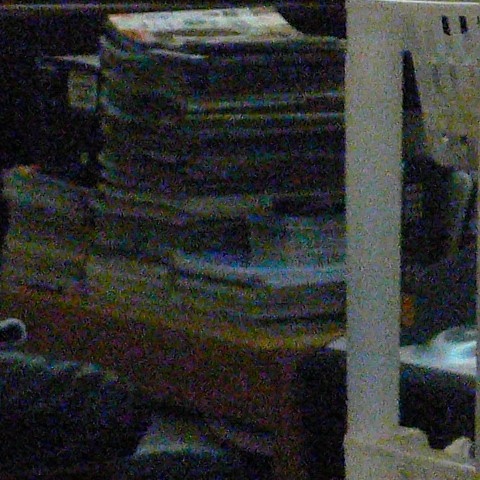
//> input picture 1512647_Lab03/Highimgnoise.jpg, 480 x 480 px
$ ./main --mean Highimgnoise.jpg 3   (built with g++ and OpenCV 4)
//> lines starting //> are read from the running program, lines starting //| are printed output that depends on the picture
### 1512647_Lab03/EdgeDetector.h
#pragma once
#include "Convolution.h"

class EdgeDetector
{
public:
	/*
	Hàm phát hiện biên cạnh của ảnh xám
	sourceImage: ảnh input
	destinationImage: ảnh output
	method: phương pháp detect
	kWidth, kHeight: kích thước kernel
	1: Sobel
	2: Prewitt
	3: Laplace
	Hàm trả về
	0: nếu detect thành công
	1: nếu detect thất bại (không đọc được ảnh input,...)
	*/
	int DetectEdge(const Mat& sourceImage, Mat& destinationImage, int kWidth, int kHeight, int method);
	EdgeDetector();
	~EdgeDetector();
};

### 1512647_Lab03/Convolution.h
#pragma once
#include <vector>
#include <opencv2/core/core.hpp>
#include <opencv2/highgui/highgui.hpp>
#include <opencv2/imgproc/imgproc.hpp>
#include <iostream>

using namespace std;
using namespace cv;
class Convolution
{
	vector<float> _kernel;// lưu giá trị của ma trận kernel dùng để tích chập
	int _kernelWidth;//chiều rộng kernel
	int _kernelHeight;//chiều dài kernel
public:
	//trả về kernel
	vector<float> GetKernel();
	//set kernel, chiều rộng, chiều dài kernel phải là số lẻ
	void SetKernel(vector<float> kernel, int kWidth, int kHeight);

	/*
	Hàm tính convolution của 1 ảnh xám với kernel được xác định trước
	sourceImage: ảnh input
	destinationImage: ảnh output
	Hàm trả về
	0: nếu tính thành công
	1: nếu tính thất bại (không đọc được ảnh input,...)
	*/
	int DoConvolution(const Mat& sourceImage, Mat& destinationImage);
	Convolution();
	~Convolution();
};

### 1512647_Lab03/Blur.h
#pragma once
#include "Convolution.h"

class Blur
{
public:
	/*
	Hàm làm trơn ảnh xám
	sourceImage: ảnh input
	destinationImage: ảnh output
	method: phương pháp detect
	kWidth, kHeight: kích thước kernel
	0: Trung bình
	1: Trung vị
	2: Gaussian
	Hàm trả về
	0: nếu detect thành công
	1: nếu detect thất bại (không đọc được ảnh input,...)
	*/
	int BlurImage(const Mat& sourceImage, Mat& destinationImage, int kWidth, int kHeight, int method);


	Blur();
	~Blur();
};

### 1512647_Lab03/Convolution.cpp
#include "Convolution.h"

// [4 lines left out: function GetKernel, not called in this run]

void Convolution::SetKernel(vector<float> kernel, int kWidth, int kHeight)
{
	_kernel = kernel;
	_kernelWidth = kWidth;
	_kernelHeight = kHeight;
}

int Convolution::DoConvolution(const Mat & sourceImage, Mat & destinationImage)
{
	// ảnh rỗng
	if (!sourceImage.data)
		return 0;

	// kiểm tra source Image có phải là ảnh xám
	if (sourceImage.type() != CV_8UC1)
		return 0;

	int nrows = sourceImage.rows;
	int ncols = sourceImage.cols;
	if (!destinationImage.data)
		return 0;

	int sz1 = _kernelHeight / 2;
	int sz2 = _kernelWidth / 2;
	//cout << sz1 << " " << sz2 << endl;
	cout << "kernel " << endl;
	for (int i = -sz1; i <= sz1; ++i) {
		for (int j = -sz2; j <= sz2; ++j)
			cout << _kernel[(sz1 - i)*_kernelWidth + (sz2 - j)] << " ";
		cout << endl;
	}
	const uchar *data = (uchar*)sourceImage.data;
	for (int y = 0; y < nrows; ++y) {
		uchar* prow = destinationImage.ptr<uchar>(y);
		for (int x = 0; x < ncols; ++x) {
			double res = 0.0;
			for (int i = -sz1; i <= sz1; ++i) {
				for (int j = -sz2; j <= sz2; ++j) {
					if (y + i < 0 || y + i >= nrows || x + j < 0 || x + j >= ncols)
						continue;
					res += data[(y + i)*ncols + (x + j)] * _kernel[(sz1 - i)*_kernelWidth + (sz2 - j)];
				}
			}

			//cout << (int)res << endl;
			if (res > 255)
				res = 255;
			if (res < 0)
				res = 0;

			prow[x] = (uchar)(res);
		}
	}
	return 1;
}

Convolution::Convolution()
{
}

Convolution::~Convolution()
{
}

### 1512647_Lab03/EdgeDetector.cpp
#include "EdgeDetector.h"

// [100 lines left out: function DetectEdge, not called in this run]

EdgeDetector::EdgeDetector()
{
}

EdgeDetector::~EdgeDetector()
{
}

### 1512647_Lab03/Blur.cpp
#include "Blur.h"

// thuật toán tìm kiếm median với thời gian tuyến tính
// input : mảng 1 chiều chữa giá trị chưa được sắp xếp
// output : trả về giá trị median


int Blur::BlurImage(const Mat & sourceImage, Mat & destinationImage, int kWidth, int kHeight, int method)
{
	Convolution convolution;
	// kernel cho toán tử lọc trung bình
	vector<float> avg_kernel{ 1.0f / 9, 1.0f / 9, 1.0f / 9,
						1.0f / 9, 1.0f / 9, 1.0f / 9,
						1.0f / 9, 1.0f / 9, 1.0f / 9, };

	// kernel cho toán tử gaussian
	vector<float> gau_kernel{ 1.0f / 273, 4.0f / 273, 7.0f / 273, 4.0f / 273, 1.0f / 273,
							4.0f / 273, 16.0f / 273, 26.0f / 273, 16.0f / 273, 4.0f / 273,
							7.0f / 273, 26.0f / 273, 41.0f / 273, 26.0f / 273, 7.0f / 273,
							4.0f / 273, 16.0f / 273, 26.0f / 273, 16.0f / 273, 4.0f / 273,
							1.0f / 273, 4.0f / 273, 7.0f / 273, 4.0f / 273, 1.0f / 273, };

	int nrows = sourceImage.rows;
	int ncols = sourceImage.cols;
	const uchar *data = sourceImage.data;

	int sz = kWidth*kHeight;
	int *arr = new int[sz];
	int edgex = kWidth / 2;
	int edgey = kHeight / 2;
	destinationImage.create(nrows, ncols, CV_8UC1);
	if (!destinationImage.data)
		return 0;

	if (!data)
		return 0;

	switch (method)
	{
	case 0 : // lọc trung bình
		convolution.SetKernel(avg_kernel, kWidth, kHeight);
		convolution.DoConvolution(sourceImage, destinationImage);
		break;
	case 1: // lọc trung vị

		// lấy những pixel trong lân cận kWidth x kHeight
		// sắp xếp lại những giá trị đó tăng dần
		// giá trị trung vị ở vị trí kWidth*kHeight/2
		for (int y = edgey; y < nrows; ++y) {
			uchar *prow = destinationImage.ptr<uchar>(y);
			for (int x = edgex; x < ncols; ++x) {
				prow[x] = data[y*ncols + x];
				int i = 0;
				for (int fx = 0; fx < kHeight; ++fx)
					for (int fy = 0; fy < kWidth; ++fy) {
						arr[i] = data[(y + fx - edgey)*ncols + (x + fy + edgex)];
						++i;
					}
				sort(arr, arr + sz);
				prow[x] = (uchar)(arr[sz / 2]);
			}
		}
		break;
	case 2: // lọc gaussian
		convolution.SetKernel(gau_kernel, 5, 5);
		convolution.DoConvolution(sourceImage, destinationImage);
		break;
	default:
		break;
	}

	if (arr != NULL)
		delete arr;

	namedWindow("Display window", WINDOW_AUTOSIZE);
	imshow("before", sourceImage);
	imshow("after", destinationImage);
	waitKey(0);
	return 1;
}

Blur::Blur()
{
}

Blur::~Blur()
{
}

### 1512647_Lab03/main.cpp
#include "Blur.h"
#include "EdgeDetector.h"
#include <iostream>

int main(int argc, char** argv) {

	if (argc < 4) {
		cout << "loi tham so" << endl;
		return 0;
	}

	// load ảnh
	Mat img = imread(argv[2], CV_LOAD_IMAGE_GRAYSCALE);
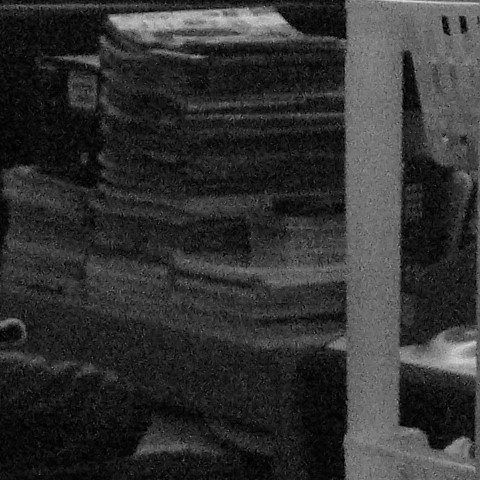
//> img: 480 rows x 480 cols, CV_8UC1; min 0, max 219, mean 49.8

	Mat dst(img.rows, img.cols, img.type());

	int szWindow = atoi(argv[3]);
//> szWindow = 3

	Blur *blur = new Blur();
	EdgeDetector *edgeDetector = new EdgeDetector();
	int res = 0;
	if (strcmp(argv[1], "--mean") == 0) {
		cout << argv[1] << endl;
//| --mean
		blur->BlurImage(img, dst, szWindow, szWindow, 0);
//> in BlurImage, `int sz = kWidth*kHeight;`: sz = 9
//> in BlurImage, `int edgex = kWidth / 2;`: edgex = 1
//> the loop in DoConvolution, `for (int i = -sz1; i <= sz1; ++i)` made 3 passes
	}
	else if (strcmp(argv[1], "--median") == 0) {
		blur->BlurImage(img, dst, szWindow, szWindow, 1);
	}else if (strcmp(argv[1], "--gauss") == 0) {
		res = blur->BlurImage(img, dst, szWindow, szWindow, 2);
	}else if (strcmp(argv[1], "--sobel") == 0) {
		res = edgeDetector->DetectEdge(img, dst, szWindow, szWindow, 1);
	}else if (strcmp(argv[1], "--prewitt") == 0) {
		res = edgeDetector->DetectEdge(img, dst, szWindow, szWindow, 2);
	}else if (strcmp(argv[1], "--laplace") == 0) {
		res = edgeDetector->DetectEdge(img, dst, szWindow, szWindow, 3);
	}
	else {
		cout << "loi tham so" << endl;
	}

	if (!res) {
		cout << "khong thanh cong" << endl;
	}

	// [4 lines of commented-out code are left out]

	return 0;
}
